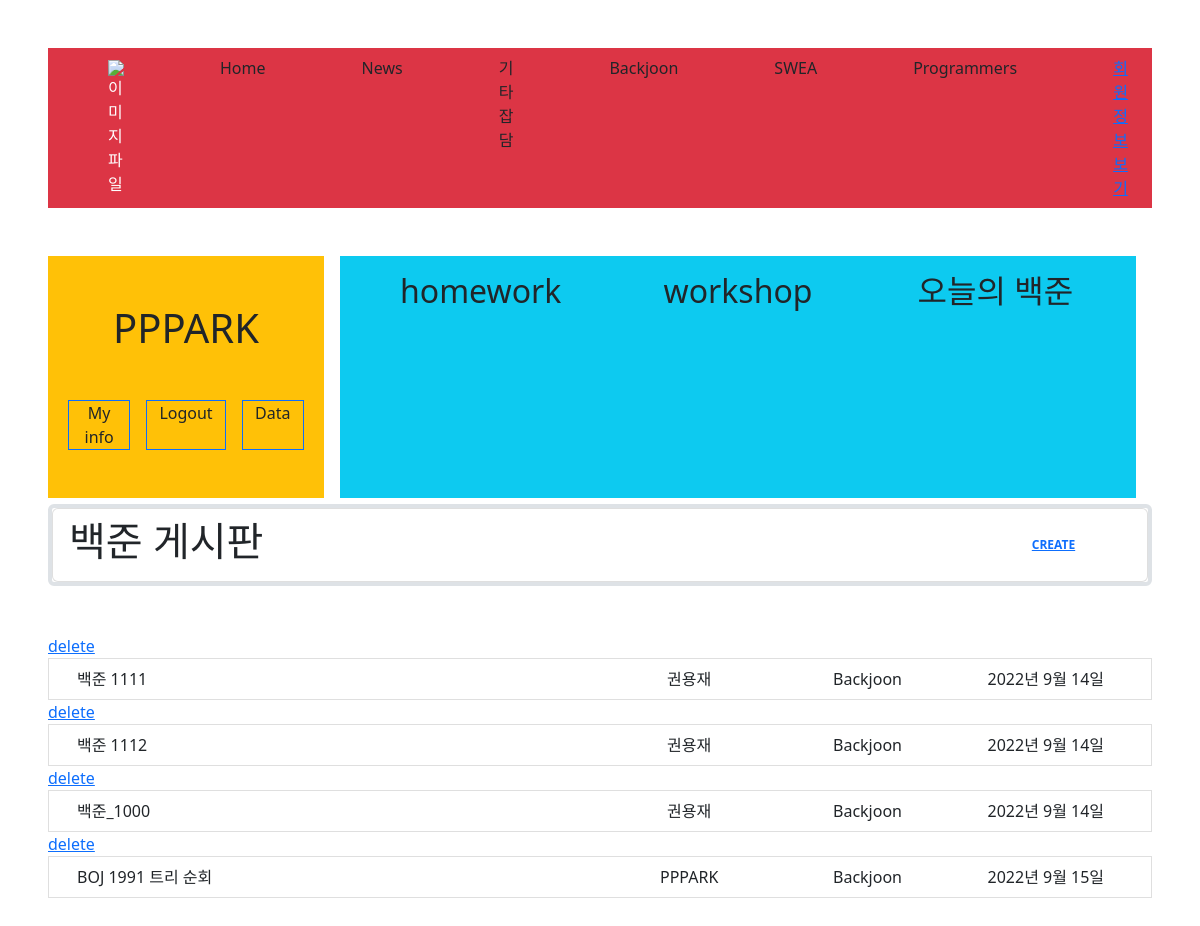
Screenshot of /Backjoon_board/ (signed in) with the database file from the repository.
### accounts/models.py (models this page shows)
class User(AbstractUser):
    pass

### articles/models.py (models this page shows)
class ArticleModel(models.Model):
    variety_1 = (
              ('Backjoon', 'Backjoon'),
              ('SWEA', 'SWEA'),
              ('Programmers', 'Programmers'),
              ('else', 'else'),
    )
    username = models.CharField(max_length=30)
    title = models.CharField(max_length= 30)
    content = models.TextField()
    release_date = models.DateField(auto_now = True)
    update_date = models.DateField(auto_now_add= True)
    variety = models.CharField(max_length=30, choices=variety_1)

### articles/views.py (the view)
# urls.py: path('Backjoon_board/', views.Backjoon_board, name = 'Backjoon_board'),
def Backjoon_board(request):
    articles = ArticleModel.objects.filter(variety = "Backjoon")
    context = {
        "articles" : articles
    }
    return render(request, "articles/Backjoon_board.html", context)

### articles/templates/articles/Backjoon_board.html
{% extends 'base.html' %}
{% block content %}
<ul class="list-group border border-4 my-5">
    <li class="list-group-item d-flex justify-content-between align-items-center">
      <h1>백준 게시판</h1>
      <span class="badge badge-primary badge-pill mx-5"><a href="{% url 'articles:create' %}">CREATE</a></span>
    </li>
</ul>
<ul class="list-group">
    {% for article in articles %}
    {% if request.user.is_superuser or request.user.username == article.username%}
    <a href="{% url 'articles:delete' article.id %}"> delete </a>
    {% endif %}
    <a href="{% url 'articles:detail' article.id %}" class='text-decoration-none'>
    <li class="list-group-item list-group-item-action">
    <div class="container text-center">
        <div class="row">
            <div class="col-6 text-start">{{article.title}}</div>
            <div class="col-2">{{article.username}}</div>
            <div class="col-2">{{article.variety}}</div>
            <div class="col-2">{{article.release_date}}</div>
        </div>
    </div>
    </li>
    </a>
    {% endfor %}
</ul>
{% endblock content %}

### crud/templates/base.html (shortened to what this page needs)
<html lang="en">
  <head>
    <link href="https://cdn.jsdelivr.net/npm/bootstrap@5.2.0/dist/css/bootstrap.min.css" rel="stylesheet">
  </head>
  <body>
    <div class='mx-5 my-5'>
      <nav class="navbar navbar-expand-lg bg-danger text-white">
        <div class="container-fluid">
          <img src="" alt="이미지 파일" class='mx-5'>
          <div class="collapse navbar-collapse" id="navbarSupportedContent">
            <ul class="navbar-nav me-auto mb-2 mb-lg-0">
              <li class="nav-item mx-5">
                <a href= "{% url 'articles:home' %}" class="text-decoration-none text-dark">Home</a>
              </li>
              <li class="nav-item mx-5">
                <a href="#" class="text-decoration-none text-dark">News</a>
              </li>
              <li class="nav-item mx-5">
                <a href="{% url 'articles:else_board' %}" class="text-decoration-none text-dark">기타 잡담</a>
              </li>
              {% if request.user.is_authenticated %}
              <li class="nav-item mx-5">
                <a href="{% url 'articles:Backjoon_board' %}" class="text-decoration-none text-dark">Backjoon</a>
              </li>
              <li class="nav-item mx-5">
                <a href="{% url 'articles:SWEA_board' %}" class="text-decoration-none text-dark">SWEA</a>
              </li>
              <li class="nav-item mx-5">
                <a href="{% url 'articles:Programmers_board' %}" class="text-decoration-none text-dark">Programmers</a>
              </li>
              {% endif %}
              {% if request.user.is_superuser %}
              <li class="nav-item mx-5">
                <a href="{% url 'accounts:index' %}">회원정보보기</a>
              </li>
              {% endif %}
            </ul>
          </div>
        </div>
      </nav>
      <div class='my-5'>
        <div class="container text-center">
          <div class="row" style="height: 200px;">
            <div class="col col-3 bg-warning text-dark">
              {% if request.user.is_authenticated %}
              <div class='my-5'>
                <div class='my-5'>
                  <h1>{{request.user.username}}</h1>
                </div>
                <div class="container text-center">
                  <div class="row">
                    <div class="col border border-primary mx-2">
                      <a href="{% url 'accounts:update' request.user.id %}" class='text-decoration-none text-dark'>My info</a>
                    </div>
                    <div class="col border border-primary mx-2">
                      <a href= "{% url 'accounts:logout' %}" class='text-decoration-none text-dark'>Logout</a>
                    </div>
                    <div class="col border border-primary mx-2">
                      <div><a href="{% url 'articles:my_article' %}" class='text-decoration-none text-dark'>Data</a></div>
                    </div>
                  </div>
                </div>
              </div>
              {% else %}
              <div class='my-5'>
              {% block login_content %}
              <a href="{% url 'accounts:login' %}" class='text-decoration-none text-dark'><h1>로그인하기</h1></a>
              {% endblock login_content %}
              </div>
              {% endif %}
            </div>
            <div class="col bg-info text-dark mx-3">
              <div class="container text-center">
                <div class="row">
                  <div class="col my-3 mx-3">
                    <h2>homework</h2>
                  </div>
                  <div class="col my-3 mx-3">
                    <h2>workshop</h2>
                  </div>
                  <div class="col my-3 mx-3">
                    <h2>오늘의 백준</h2>
                  </div>
                </div>
              </div>
            </div>
          </div>
        </div>
      </div>
      <div>
      {% block content %}
      {% endblock content %}
      </div>
    </div>
  </body>
</html>

### rows the page displays
User: user.username "PPPARK"
ArticleModel: title "백준 1111", username "권용재", variety "Backjoon", release_date "2022년 9월 14일"
ArticleModel: title "백준 1112", username "권용재", variety "Backjoon", release_date "2022년 9월 14일"
ArticleModel: title "백준_1000", username "권용재", variety "Backjoon", release_date "2022년 9월 14일"
ArticleModel: title "BOJ 1991 트리 순회", username "PPPARK", variety "Backjoon", release_date "2022년 9월 15일"
